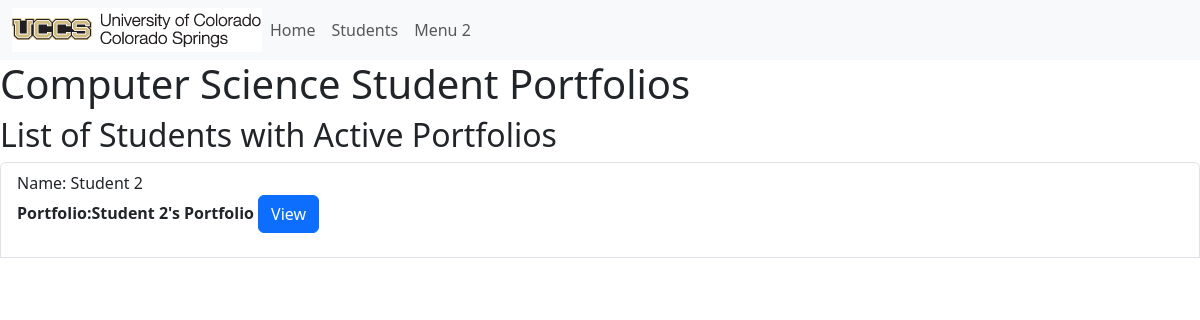
The app's page /, older data.
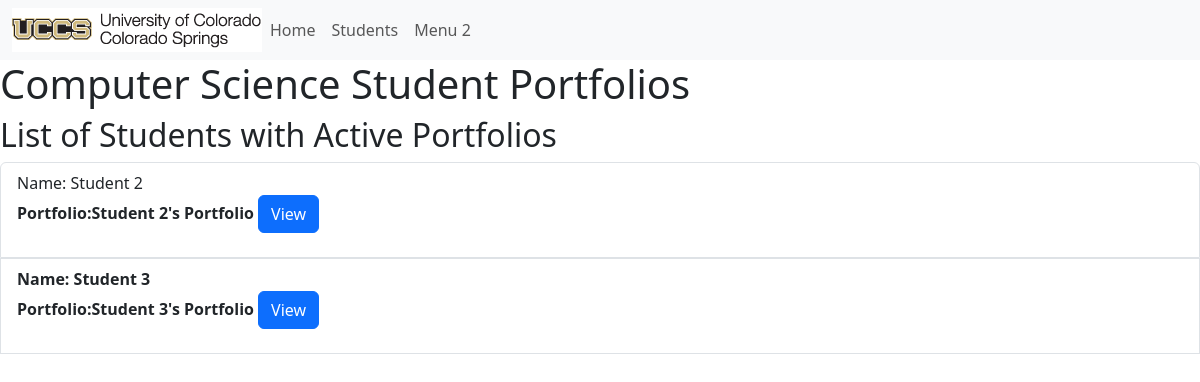
The same page, newer data.
### portfolio_app/models.py (models this page shows, shortened)
class Student(models.Model):
    MAJOR = (
        ('CSCI-BS', 'BS in Computer Science'),
        ('CPEN-BS', 'BS in Computer Engineering'),
        ('BIGD-BI', 'BI in Game Design and Development'),
        ('BICS-BI', 'BI in Computer Science'),
        ('BISC-BI', 'BI in Computer Security'),
        ('CSCI-BA', 'BA in Computer Science'),
        ('DASE-BS', 'BS in Data Analytics and Systems Engineering')
    )
    name = models.CharField(max_length=200)
    email = models.CharField("UCCS Email", max_length=200)
    major = models.CharField(max_length=200, choices=MAJOR)
    portfolio = models.OneToOneField(Portfolio, on_delete=models.CASCADE, unique=True)
    def __str__(self):
        return self.name

class Portfolio(models.Model):
    title = models.CharField("Title", max_length=200)
    contact_email = models.CharField("Contact Email", max_length=200)
    is_active = models.BooleanField(default=False)
    about = models.TextField(blank=True, null=True)
    def get_absolute_url(self):
        return reverse("portfolio-detail", args=[str(self.id)])

### portfolio_app/views.py (the view)
# urls.py: path('', views.index, name='index'),
def index(request):
    student_active_portfolios = Student.objects.select_related('portfolio').all().filter(portfolio__is_active=True)
    print("active portfolio query set", student_active_portfolios)
    return render( request, 'portfolio_app/index.html', {'student_active_portfolios':student_active_portfolios})

### portfolio_app/templates/portfolio_app/index.html
{% extends 'portfolio_app/base_template.html' %}
{% block content %}
<h1>Computer Science Student Portfolios</h1>
<h2>List of Students with Active Portfolios</h2>
<ul class="list-group">
{% for i in student_active_portfolios %}
<li class="list-group-item">Name: {{i.name}}
<p><strong>Portfolio:{{ i.portfolio.title }}
<a class="btn btn-primary" href="{{ i.portfolio.get_absolute_url }}" role="button">View</a>
</li>
{% endfor %}
</ul>
{% endblock %}

### portfolio_app/templates/portfolio_app/base_template.html (shortened to what this page needs)
{% load static %}
<!DOCTYPE html>
<html lang="en">
   <head>
      {% load bootstrap5 %}
      {% bootstrap_css %}
   </head>
   <body>
      <nav class="navbar navbar-expand-lg bg-body-tertiary">
         <div class="container-fluid">
         <img src="{% static 'images/uccs_logo.png' %}">
         <div class="collapse navbar-collapse" id="navbarNav">
             <ul class="navbar-nav">
                 <li class="nav-item">
                     <a class="nav-link" href="{% url 'index' %}">Home</a>
                 </li>
                 <li class="nav-item">
                     <a class="nav-link" href="{% url 'students' %}">Students</a>
                 </li>
                 <li class="nav-item">
                     <a class="nav-link" href="#">Menu 2</a>
                 </li>
             </ul>
         </div>
         </div>
     </nav>
      {% block content %}
      {% endblock %}
   </body>
</html>

Row changes from the older to the newer data that the page shows:
added Student: name "Student 3", portfolio "Student 3's Portfolio"
